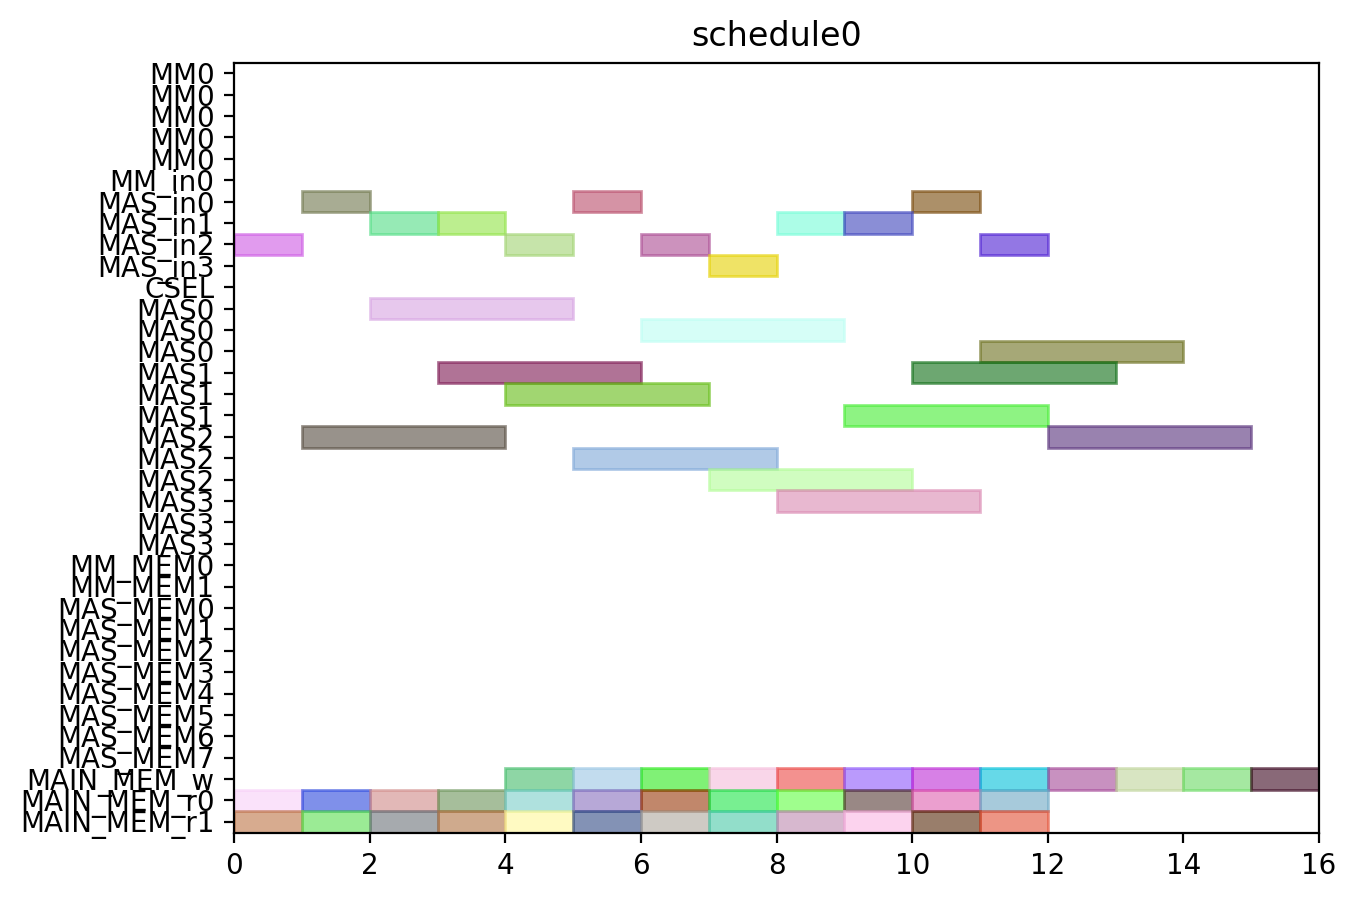

This figure's Python source:
from pyschedule import Scenario, solvers, plotters, alt


def solve():
	horizon = 120
	S = Scenario("schedule0", horizon=horizon)

	# resource
	MM = S.Resources('MM', num=1, size=5)
	MM_in = S.Resources('MM_in', num=1)
	MAS_in = S.Resources('MAS_in', num=4)
	CSEL = S.Resource('CSEL')
	MAS = S.Resources('MAS', num=4, size=3, periods=range(1, horizon))
	MM_MEM = S.Resources('MM_MEM', num=2)
	MAS_MEM = S.Resources('MAS_MEM', num=8)
	MAIN_MEM_w = S.Resource('MAIN_MEM_w', size=1)
	MAIN_MEM_r = S.Resources('MAIN_MEM_r', num=2)

	# result of previous scheduling

	# new tasks
	c000 = S.Task('c000', length=3, delay_cost=1)
	c000 += alt(MAS)
	c000_in = S.Task('c000_in', length=1, delay_cost=1)
	c000_in += alt(MAS_in)
	S += c000_in*MAS_in[0]<=c000*MAS[0]

	S += c000_in*MAS_in[1]<=c000*MAS[1]

	S += c000_in*MAS_in[2]<=c000*MAS[2]

	S += c000_in*MAS_in[3]<=c000*MAS[3]

	S += 0<c000

	c000_w = S.Task('c000_w', length=1, delay_cost=1)
	c000_w += alt(MAIN_MEM_w)
	S += c000 <= c000_w

	c000_mem0 = S.Task('c000_mem0', length=1, delay_cost=1)
	c000_mem0 += MAIN_MEM_r[0]
	S += c000_mem0 <= c000

	c000_mem1 = S.Task('c000_mem1', length=1, delay_cost=1)
	c000_mem1 += MAIN_MEM_r[1]
	S += c000_mem1 <= c000

	c001 = S.Task('c001', length=3, delay_cost=1)
	c001 += alt(MAS)
	c001_in = S.Task('c001_in', length=1, delay_cost=1)
	c001_in += alt(MAS_in)
	S += c001_in*MAS_in[0]<=c001*MAS[0]

	S += c001_in*MAS_in[1]<=c001*MAS[1]

	S += c001_in*MAS_in[2]<=c001*MAS[2]

	S += c001_in*MAS_in[3]<=c001*MAS[3]

	S += 0<c001

	c001_w = S.Task('c001_w', length=1, delay_cost=1)
	c001_w += alt(MAIN_MEM_w)
	S += c001 <= c001_w

	c001_mem0 = S.Task('c001_mem0', length=1, delay_cost=1)
	c001_mem0 += MAIN_MEM_r[0]
	S += c001_mem0 <= c001

	c001_mem1 = S.Task('c001_mem1', length=1, delay_cost=1)
	c001_mem1 += MAIN_MEM_r[1]
	S += c001_mem1 <= c001

	c010 = S.Task('c010', length=3, delay_cost=1)
	c010 += alt(MAS)
	c010_in = S.Task('c010_in', length=1, delay_cost=1)
	c010_in += alt(MAS_in)
	S += c010_in*MAS_in[0]<=c010*MAS[0]

	S += c010_in*MAS_in[1]<=c010*MAS[1]

	S += c010_in*MAS_in[2]<=c010*MAS[2]

	S += c010_in*MAS_in[3]<=c010*MAS[3]

	S += 0<c010

	c010_w = S.Task('c010_w', length=1, delay_cost=1)
	c010_w += alt(MAIN_MEM_w)
	S += c010 <= c010_w

	c010_mem0 = S.Task('c010_mem0', length=1, delay_cost=1)
	c010_mem0 += MAIN_MEM_r[0]
	S += c010_mem0 <= c010

	c010_mem1 = S.Task('c010_mem1', length=1, delay_cost=1)
	c010_mem1 += MAIN_MEM_r[1]
	S += c010_mem1 <= c010

	c011 = S.Task('c011', length=3, delay_cost=1)
	c011 += alt(MAS)
	c011_in = S.Task('c011_in', length=1, delay_cost=1)
	c011_in += alt(MAS_in)
	S += c011_in*MAS_in[0]<=c011*MAS[0]

	S += c011_in*MAS_in[1]<=c011*MAS[1]

	S += c011_in*MAS_in[2]<=c011*MAS[2]

	S += c011_in*MAS_in[3]<=c011*MAS[3]

	S += 0<c011

	c011_w = S.Task('c011_w', length=1, delay_cost=1)
	c011_w += alt(MAIN_MEM_w)
	S += c011 <= c011_w

	c011_mem0 = S.Task('c011_mem0', length=1, delay_cost=1)
	c011_mem0 += MAIN_MEM_r[0]
	S += c011_mem0 <= c011

	c011_mem1 = S.Task('c011_mem1', length=1, delay_cost=1)
	c011_mem1 += MAIN_MEM_r[1]
	S += c011_mem1 <= c011

	c100 = S.Task('c100', length=3, delay_cost=1)
	c100 += alt(MAS)
	c100_in = S.Task('c100_in', length=1, delay_cost=1)
	c100_in += alt(MAS_in)
	S += c100_in*MAS_in[0]<=c100*MAS[0]

	S += c100_in*MAS_in[1]<=c100*MAS[1]

	S += c100_in*MAS_in[2]<=c100*MAS[2]

	S += c100_in*MAS_in[3]<=c100*MAS[3]

	S += 0<c100

	c100_w = S.Task('c100_w', length=1, delay_cost=1)
	c100_w += alt(MAIN_MEM_w)
	S += c100 <= c100_w

	c100_mem0 = S.Task('c100_mem0', length=1, delay_cost=1)
	c100_mem0 += MAIN_MEM_r[0]
	S += c100_mem0 <= c100

	c100_mem1 = S.Task('c100_mem1', length=1, delay_cost=1)
	c100_mem1 += MAIN_MEM_r[1]
	S += c100_mem1 <= c100

	c101 = S.Task('c101', length=3, delay_cost=1)
	c101 += alt(MAS)
	c101_in = S.Task('c101_in', length=1, delay_cost=1)
	c101_in += alt(MAS_in)
	S += c101_in*MAS_in[0]<=c101*MAS[0]

	S += c101_in*MAS_in[1]<=c101*MAS[1]

	S += c101_in*MAS_in[2]<=c101*MAS[2]

	S += c101_in*MAS_in[3]<=c101*MAS[3]

	S += 0<c101

	c101_w = S.Task('c101_w', length=1, delay_cost=1)
	c101_w += alt(MAIN_MEM_w)
	S += c101 <= c101_w

	c101_mem0 = S.Task('c101_mem0', length=1, delay_cost=1)
	c101_mem0 += MAIN_MEM_r[0]
	S += c101_mem0 <= c101

	c101_mem1 = S.Task('c101_mem1', length=1, delay_cost=1)
	c101_mem1 += MAIN_MEM_r[1]
	S += c101_mem1 <= c101

	c110 = S.Task('c110', length=3, delay_cost=1)
	c110 += alt(MAS)
	c110_in = S.Task('c110_in', length=1, delay_cost=1)
	c110_in += alt(MAS_in)
	S += c110_in*MAS_in[0]<=c110*MAS[0]

	S += c110_in*MAS_in[1]<=c110*MAS[1]

	S += c110_in*MAS_in[2]<=c110*MAS[2]

	S += c110_in*MAS_in[3]<=c110*MAS[3]

	S += 0<c110

	c110_w = S.Task('c110_w', length=1, delay_cost=1)
	c110_w += alt(MAIN_MEM_w)
	S += c110 <= c110_w

	c110_mem0 = S.Task('c110_mem0', length=1, delay_cost=1)
	c110_mem0 += MAIN_MEM_r[0]
	S += c110_mem0 <= c110

	c110_mem1 = S.Task('c110_mem1', length=1, delay_cost=1)
	c110_mem1 += MAIN_MEM_r[1]
	S += c110_mem1 <= c110

	c111 = S.Task('c111', length=3, delay_cost=1)
	c111 += alt(MAS)
	c111_in = S.Task('c111_in', length=1, delay_cost=1)
	c111_in += alt(MAS_in)
	S += c111_in*MAS_in[0]<=c111*MAS[0]

	S += c111_in*MAS_in[1]<=c111*MAS[1]

	S += c111_in*MAS_in[2]<=c111*MAS[2]

	S += c111_in*MAS_in[3]<=c111*MAS[3]

	S += 0<c111

	c111_w = S.Task('c111_w', length=1, delay_cost=1)
	c111_w += alt(MAIN_MEM_w)
	S += c111 <= c111_w

	c111_mem0 = S.Task('c111_mem0', length=1, delay_cost=1)
	c111_mem0 += MAIN_MEM_r[0]
	S += c111_mem0 <= c111

	c111_mem1 = S.Task('c111_mem1', length=1, delay_cost=1)
	c111_mem1 += MAIN_MEM_r[1]
	S += c111_mem1 <= c111

	c200 = S.Task('c200', length=3, delay_cost=1)
	c200 += alt(MAS)
	c200_in = S.Task('c200_in', length=1, delay_cost=1)
	c200_in += alt(MAS_in)
	S += c200_in*MAS_in[0]<=c200*MAS[0]

	S += c200_in*MAS_in[1]<=c200*MAS[1]

	S += c200_in*MAS_in[2]<=c200*MAS[2]

	S += c200_in*MAS_in[3]<=c200*MAS[3]

	S += 0<c200

	c200_w = S.Task('c200_w', length=1, delay_cost=1)
	c200_w += alt(MAIN_MEM_w)
	S += c200 <= c200_w

	c200_mem0 = S.Task('c200_mem0', length=1, delay_cost=1)
	c200_mem0 += MAIN_MEM_r[0]
	S += c200_mem0 <= c200

	c200_mem1 = S.Task('c200_mem1', length=1, delay_cost=1)
	c200_mem1 += MAIN_MEM_r[1]
	S += c200_mem1 <= c200

	c201 = S.Task('c201', length=3, delay_cost=1)
	c201 += alt(MAS)
	c201_in = S.Task('c201_in', length=1, delay_cost=1)
	c201_in += alt(MAS_in)
	S += c201_in*MAS_in[0]<=c201*MAS[0]

	S += c201_in*MAS_in[1]<=c201*MAS[1]

	S += c201_in*MAS_in[2]<=c201*MAS[2]

	S += c201_in*MAS_in[3]<=c201*MAS[3]

	S += 0<c201

	c201_w = S.Task('c201_w', length=1, delay_cost=1)
	c201_w += alt(MAIN_MEM_w)
	S += c201 <= c201_w

	c201_mem0 = S.Task('c201_mem0', length=1, delay_cost=1)
	c201_mem0 += MAIN_MEM_r[0]
	S += c201_mem0 <= c201

	c201_mem1 = S.Task('c201_mem1', length=1, delay_cost=1)
	c201_mem1 += MAIN_MEM_r[1]
	S += c201_mem1 <= c201

	c210 = S.Task('c210', length=3, delay_cost=1)
	c210 += alt(MAS)
	c210_in = S.Task('c210_in', length=1, delay_cost=1)
	c210_in += alt(MAS_in)
	S += c210_in*MAS_in[0]<=c210*MAS[0]

	S += c210_in*MAS_in[1]<=c210*MAS[1]

	S += c210_in*MAS_in[2]<=c210*MAS[2]

	S += c210_in*MAS_in[3]<=c210*MAS[3]

	S += 0<c210

	c210_w = S.Task('c210_w', length=1, delay_cost=1)
	c210_w += alt(MAIN_MEM_w)
	S += c210 <= c210_w

	c210_mem0 = S.Task('c210_mem0', length=1, delay_cost=1)
	c210_mem0 += MAIN_MEM_r[0]
	S += c210_mem0 <= c210

	c210_mem1 = S.Task('c210_mem1', length=1, delay_cost=1)
	c210_mem1 += MAIN_MEM_r[1]
	S += c210_mem1 <= c210

	c211 = S.Task('c211', length=3, delay_cost=1)
	c211 += alt(MAS)
	c211_in = S.Task('c211_in', length=1, delay_cost=1)
	c211_in += alt(MAS_in)
	S += c211_in*MAS_in[0]<=c211*MAS[0]

	S += c211_in*MAS_in[1]<=c211*MAS[1]

	S += c211_in*MAS_in[2]<=c211*MAS[2]

	S += c211_in*MAS_in[3]<=c211*MAS[3]

	S += 0<c211

	c211_w = S.Task('c211_w', length=1, delay_cost=1)
	c211_w += alt(MAIN_MEM_w)
	S += c211 <= c211_w

	c211_mem0 = S.Task('c211_mem0', length=1, delay_cost=1)
	c211_mem0 += MAIN_MEM_r[0]
	S += c211_mem0 <= c211

	c211_mem1 = S.Task('c211_mem1', length=1, delay_cost=1)
	c211_mem1 += MAIN_MEM_r[1]
	S += c211_mem1 <= c211

	solvers.mip.solve(S,msg=1,kind='CPLEX',ratio_gap=1.01)

	solution = [['hoge']*len(S.solution()[1]) for i in range(len(S.solution()))]
	for i in range(len(S.solution())):
		for j in range(len(S.solution()[i])):
			solution[i][j]=str(S.solution()[i][j])
	print(solution)

	cycles = int(solution[-1][3])

	pic_file_name = "/home/mfukuda/ABE/multiRAM_multiMAS_16mux/scheduling_result/stage5MM1_stage3MAS4/CONJ/schedule0.png"
	if(S.solution() != []):
		plotters.matplotlib.plot(S,img_filename=pic_file_name, show_task_labels=False, fig_size=(cycles*0.25+3, 5))

	return solution
